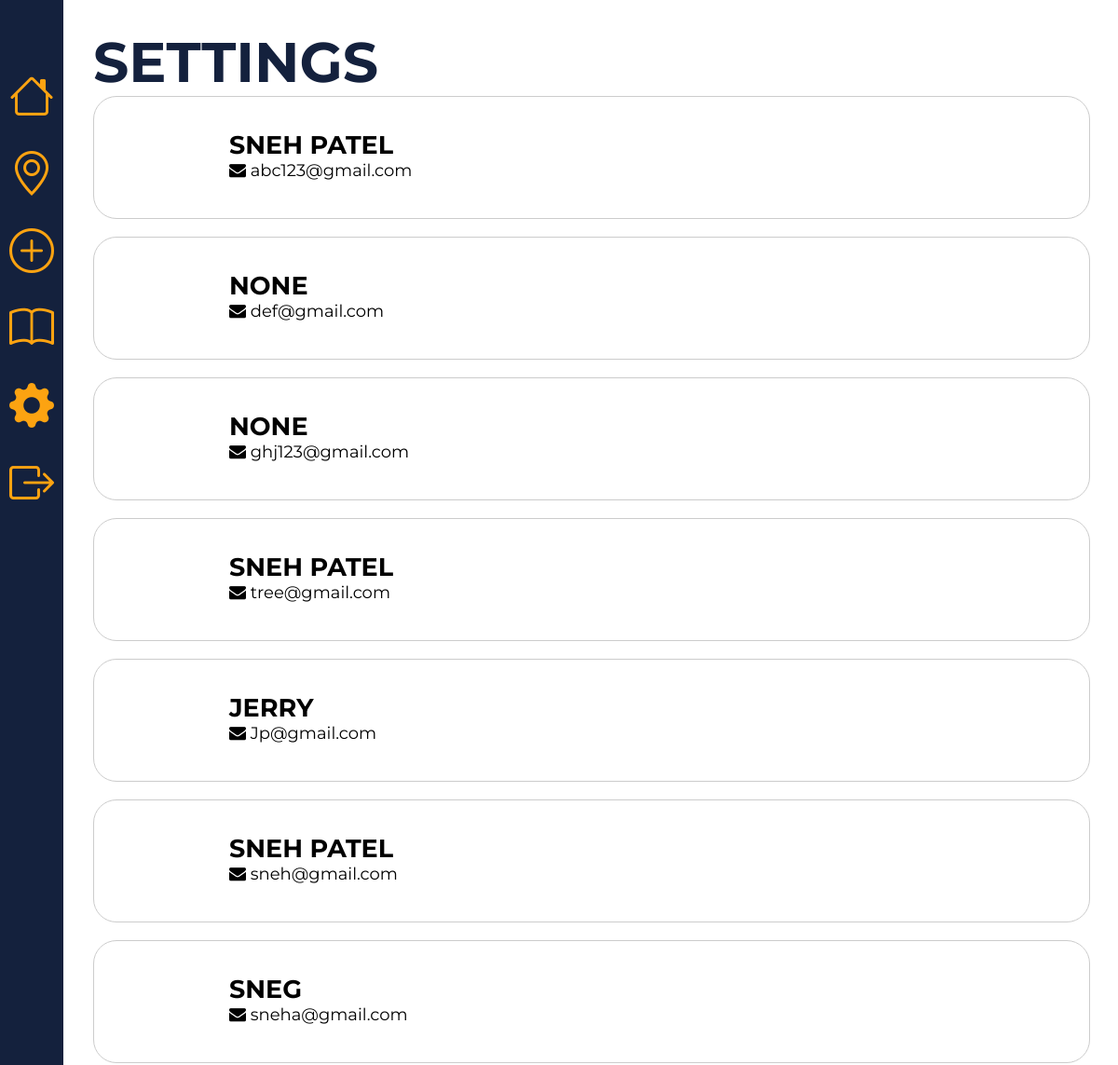
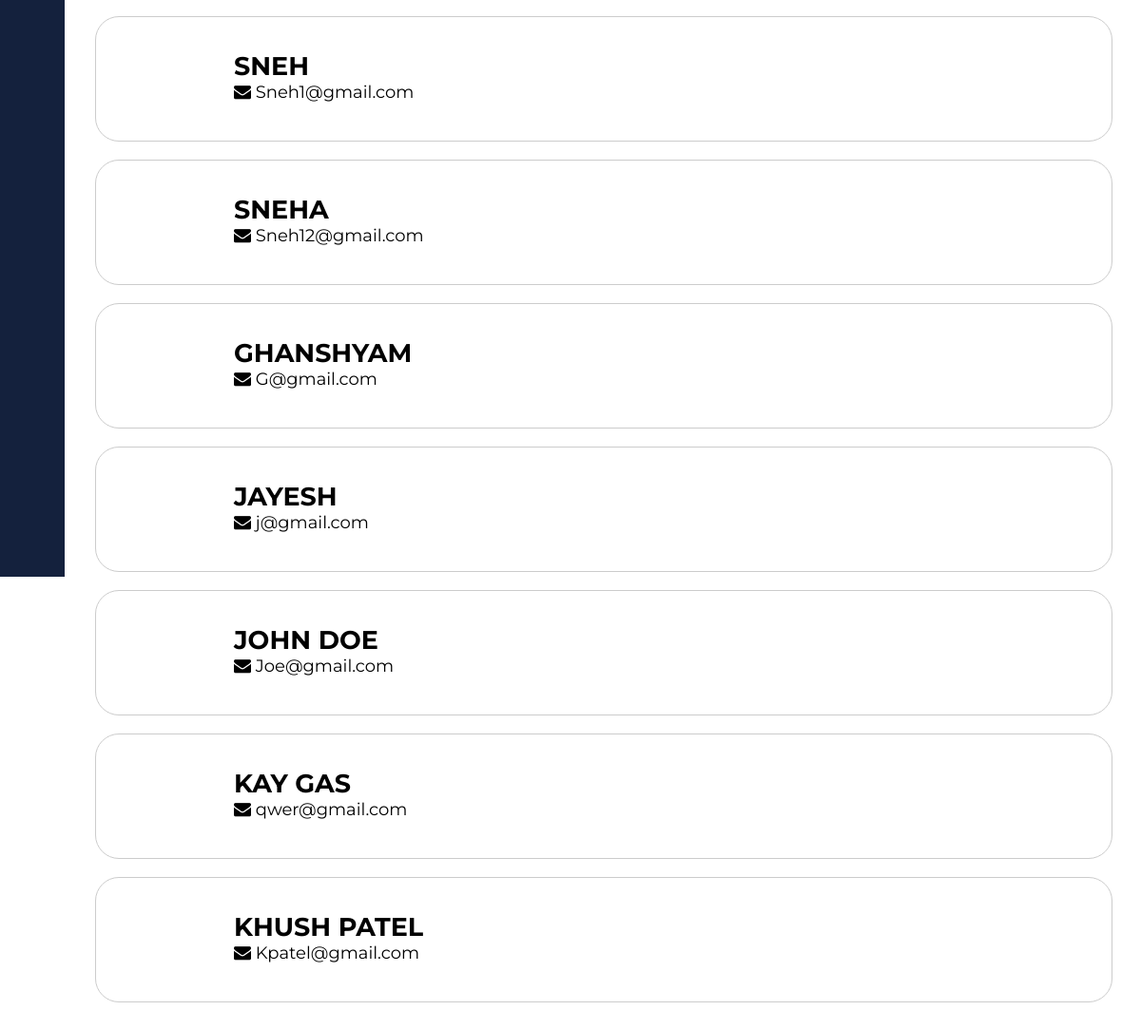
/settings/, run on the app's committed database (2 pictures, top to bottom).
### authencation/models.py (models this page shows, shortened)
class User(AbstractBaseUser):
    email = models.EmailField(max_length=255, unique=True)
    full_name = models.CharField(max_length=255, blank=True, null=True)
    active = models.BooleanField(default=True)
    staff = models.BooleanField(default=False)
    admin = models.BooleanField(default=False)
    timestamp = models.DateTimeField(auto_now_add=True)
    area_incharge = models.ManyToManyField(Area(), blank=True)
    USERNAME_FIELD = 'email'
    REQUIRED_FIELDS = ['full_name']
    objects = UserManager()
    def __str__(self):
        return self.email

### inventory/views.py (the view)
# urls.py: path("settings/", UserSettings.as_view(), name="settings"),
class UserSettings(ListView):
    model = User
    context_object_name = "users"
    template_name = "inventory/settings.html"
    extra_context = {"show": True, "page": 4}

### inventory/templates/inventory/settings.html (shortened to what this page needs)
{% extends "main/base.html" %}
{% load static %}
{% load crispy_forms_tags %}
{% block style %}
<link rel="stylesheet" href='{% static "css/settings.css" %}'/>
{% endblock %}
{% block content %}
<div class="container">
    <div class="main">
        <h1>SETTINGS</h1>
            {% for usr in users %}
        <a style="color:black; text-decoration: none; " href="{% url 'setting-detail' usr.id %}">
            <div class="card" style="background-color: white;">
                <div class="circle">
                </div>
                <div class="text">
                    <h2 style="text-transform: uppercase;">{{usr.full_name}}</h2>
                    <div class="card-body">
                        <i class="fa fa-envelope icon"></i>
                        <p>{{usr}}</p>
                    </div>
                </div>
            </div>
        </a>
            <br>
            {% endfor %}
        </div>
    </div>
{% endblock %}

### static/css/base.css (style rules this page uses)
:root { --navy: #14213D; --buttoncolor: #FCA311; --textcolor: #000000; --whitespace: #ffffff; --secondary: #E5E5E5; }
* { font-family: 'Montserrat', sans-serif; margin: 0; }

### static/css/settings.css (style rules this page uses)
* { font-family: 'Montserrat', sans-serif; margin: 0; }
h1 { font-size: 60px; color: var(--navy) }
a { color: black; }
.main { margin: 30px; margin-left: 100px; }
.card { display: flex; padding: 15px; background-color: var(--secondary); cursor: pointer; border: 1px solid #ccc; border-radius: 25px; }
.circle { border-radius: 50%; height: 100px; width: 100px; overflow: hidden; display: inline-block; justify-content: center; align-items: center; }
.text { font-size: 18px; margin-top: 20px; margin-left: 30px; }
.card-body { display: inline; }
p { display: inline-block; }

### data on the page
User: full_name "SNEH PATEL", email "abc123@gmail.com"
User: full_name "NONE", email "def@gmail.com"
User: full_name "NONE", email "ghj123@gmail.com"
User: full_name "SNEH PATEL", email "tree@gmail.com"
User: full_name "JERRY", email "Jp@gmail.com"
User: full_name "SNEH PATEL", email "sneh@gmail.com"
User: full_name "SNEG", email "sneha@gmail.com"
User: full_name "SNEH", email "Sneh1@gmail.com"
User: full_name "SNEHA", email "Sneh12@gmail.com"
User: full_name "GHANSHYAM", email "G@gmail.com"
User: full_name "JAYESH", email "j@gmail.com"
User: full_name "JOHN DOE", email "Joe@gmail.com"
User: full_name "KAY GAS", email "qwer@gmail.com"
User: full_name "KHUSH PATEL", email "Kpatel@gmail.com"
